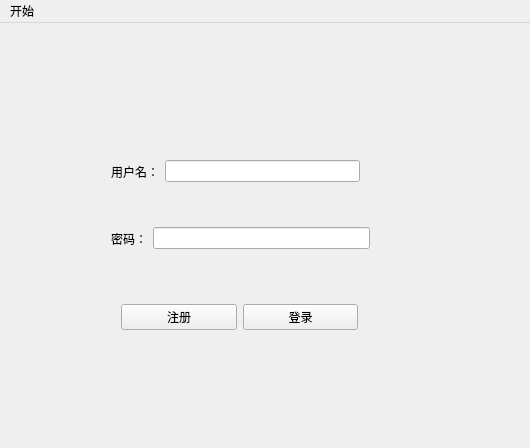
<?xml version="1.0" encoding="UTF-8"?>
<ui version="4.0">
 <class>MainWindow</class>
 <widget class="QMainWindow" name="MainWindow">
  <property name="geometry">
   <rect>
    <x>0</x>
    <y>0</y>
    <width>530</width>
    <height>448</height>
   </rect>
  </property>
  <property name="windowTitle">
   <string>MainWindow</string>
  </property>
  <widget class="QWidget" name="centralWidget">
   <widget class="QWidget" name="widget" native="true">
    <property name="geometry">
     <rect>
      <x>30</x>
      <y>40</y>
      <width>511</width>
      <height>391</height>
     </rect>
    </property>
    <widget class="QWidget" name="widget_2" native="true">
     <property name="geometry">
      <rect>
       <x>70</x>
       <y>83</y>
       <width>271</width>
       <height>51</height>
      </rect>
     </property>
     <layout class="QHBoxLayout" name="horizontalLayout">
      <item>
       <widget class="QLabel" name="label">
        <property name="text">
         <string>用户名：</string>
        </property>
       </widget>
      </item>
      <item>
       <widget class="QLineEdit" name="lineEdit_username"/>
      </item>
     </layout>
    </widget>
    <widget class="QWidget" name="widget_3" native="true">
     <property name="geometry">
      <rect>
       <x>70</x>
       <y>150</y>
       <width>281</width>
       <height>51</height>
      </rect>
     </property>
     <layout class="QHBoxLayout" name="horizontalLayout_2">
      <item>
       <widget class="QLabel" name="label_2">
        <property name="text">
         <string>密码：</string>
        </property>
       </widget>
      </item>
      <item>
       <widget class="QLineEdit" name="lineEdit_password">
        <property name="echoMode">
         <enum>QLineEdit::Password</enum>
        </property>
       </widget>
      </item>
     </layout>
    </widget>
    <widget class="QWidget" name="widget_4" native="true">
     <property name="geometry">
      <rect>
       <x>90</x>
       <y>240</y>
       <width>271</width>
       <height>61</height>
      </rect>
     </property>
     <layout class="QVBoxLayout" name="verticalLayout"/>
    </widget>
    <widget class="QWidget" name="">
     <property name="geometry">
      <rect>
       <x>80</x>
       <y>230</y>
       <width>259</width>
       <height>49</height>
      </rect>
     </property>
     <layout class="QHBoxLayout" name="horizontalLayout_3">
      <item>
       <widget class="QPushButton" name="pushButton_2">
        <property name="text">
         <string>注册</string>
        </property>
       </widget>
      </item>
      <item>
       <widget class="QPushButton" name="pushButton">
        <property name="text">
         <string>登录</string>
        </property>
       </widget>
      </item>
     </layout>
    </widget>
   </widget>
  </widget>
  <widget class="QMenuBar" name="menuBar">
   <property name="geometry">
    <rect>
     <x>0</x>
     <y>0</y>
     <width>530</width>
     <height>17</height>
    </rect>
   </property>
   <widget class="QMenu" name="menu">
    <property name="title">
     <string>开始</string>
    </property>
    <addaction name="actionQuit"/>
   </widget>
   <addaction name="menu"/>
  </widget>
  <action name="actionQuit">
   <property name="text">
    <string>退出</string>
   </property>
  </action>
 </widget>
 <layoutdefault spacing="6" margin="11"/>
 <resources/>
 <connections/>
</ui>
